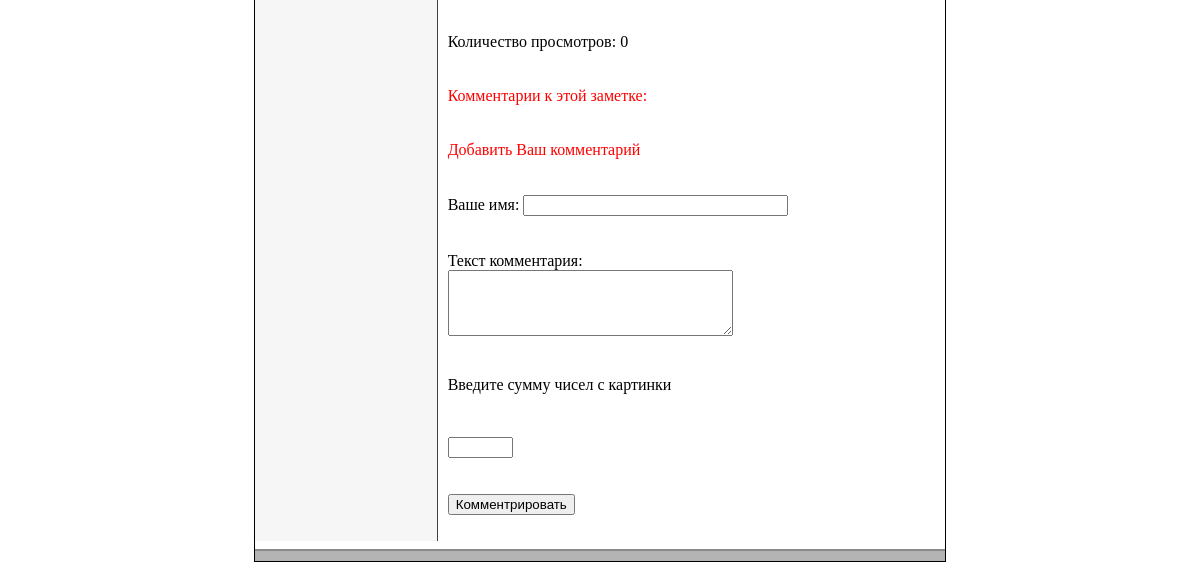
The page /view_posts.php (lower part) on the database as committed earlier.
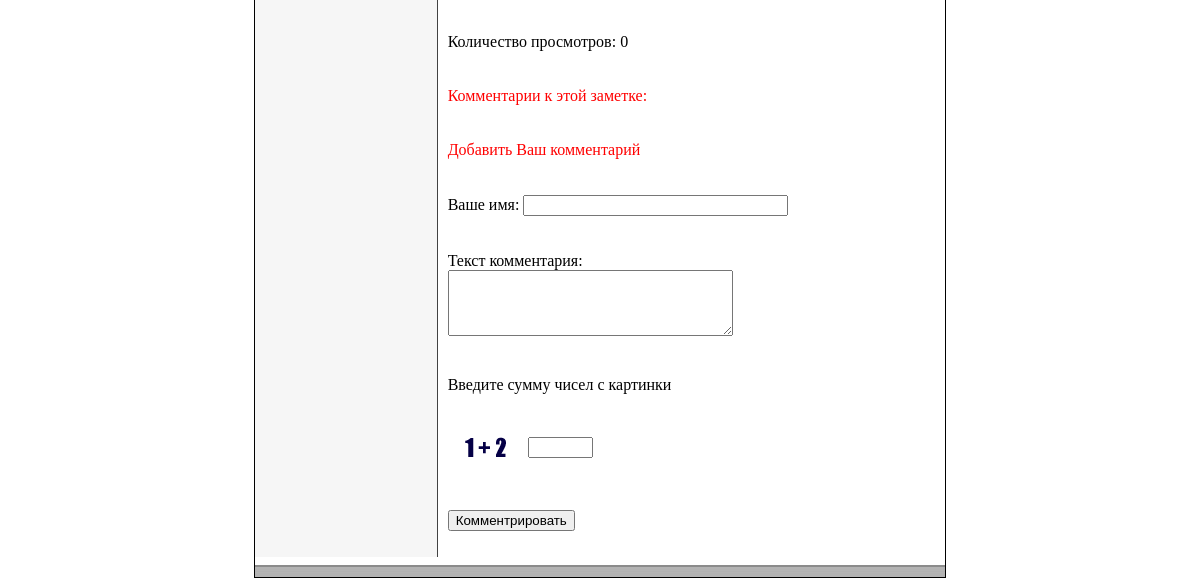
The same page on the database as committed later.
### tables this page shows
CREATE TABLE `comments_setting` (
  `id` int(1) NOT NULL,
  `img` varchar(255) NOT NULL,
  `sum` int(5) NOT NULL
);

### view_posts.php (the view, shortened to what this page needs)
<?php
    include "blocks/db.php";
    if (!isset($id)) {
    $id= 1;
}
    $result = mysqli_query($db, "SELECT * FROM data WHERE id='$id'");
if(mysqli_num_rows($result)>0){
    $myrow = mysqli_fetch_array($result);
}
else {
    echo "<p>Информация по запросу не может быть извлечена. В таблице нет записей.</p>";
    exit();
}
?>
<!DOCTYPE html>
<head lang="ru">
      <link rel="stylesheet" type="text/css" href="style.css">
</head>
<body>
    <table class="main_border" align="center" cellpadding="0" cellspacing="0">
        <tr>
            <td>
              <table align="center" cellpadding="0" cellspacing="0">
         <tr>
        <?php
            include("blocks/left.php");
        ?>
            <td width="508px" class="v_top">
                <?php
                  printf("
                    <h1>%s</h1>
                    <p>Дата записи: %s</p>
                    <p>Автор записи:%s</p>
                    <div class='post_text'>%s</div>
                    <p>Количество просмотров: %s</p>
                    ",$myrow['title'],$myrow['date'],$myrow['author'],$myrow['text'],$myrow['view']);
                  echo "<p class='comm_title'>Комментарии к этой заметке:</p>";
                  $result4 = mysqli_query ($db, "SELECT img FROM comments_setting");
                  $myrow4 = mysqli_fetch_array($result4);
                ?>
                <p class='comm_title'> Добавить Ваш комментарий</p>
                <form method="post" action="comment.php" name="form_com">
                  <p><label>Ваше имя:</label>
                   <input type="text" name="author" size="30" maxlength="40"></p>
                   <p><label>Текст комментария: <br><textarea name="text" cols="33" rows="4"></textarea></label></p>
                    <p>Введите сумму чисел с картинки</p>
                    <p><img src="<?php echo $myrow4['img']; ?>"><input type="text" name="pr" size="5" maxlength="5" style="margin-top: 7px;vertical-align: top;"></p>
                    <p>
                      <button type="submit" name="sub_com" value="Комментировать">Комментрировать</button>
                    </p>
                </form>
            </td>
        </tr>
        </table>
            </td>
        </tr>
        <?php
            include("blocks/footer.php");
        ?>
    </table>
</body>
</html>

Rows that differ between the two databases and show on the page:
added comments_setting: img (picture)
